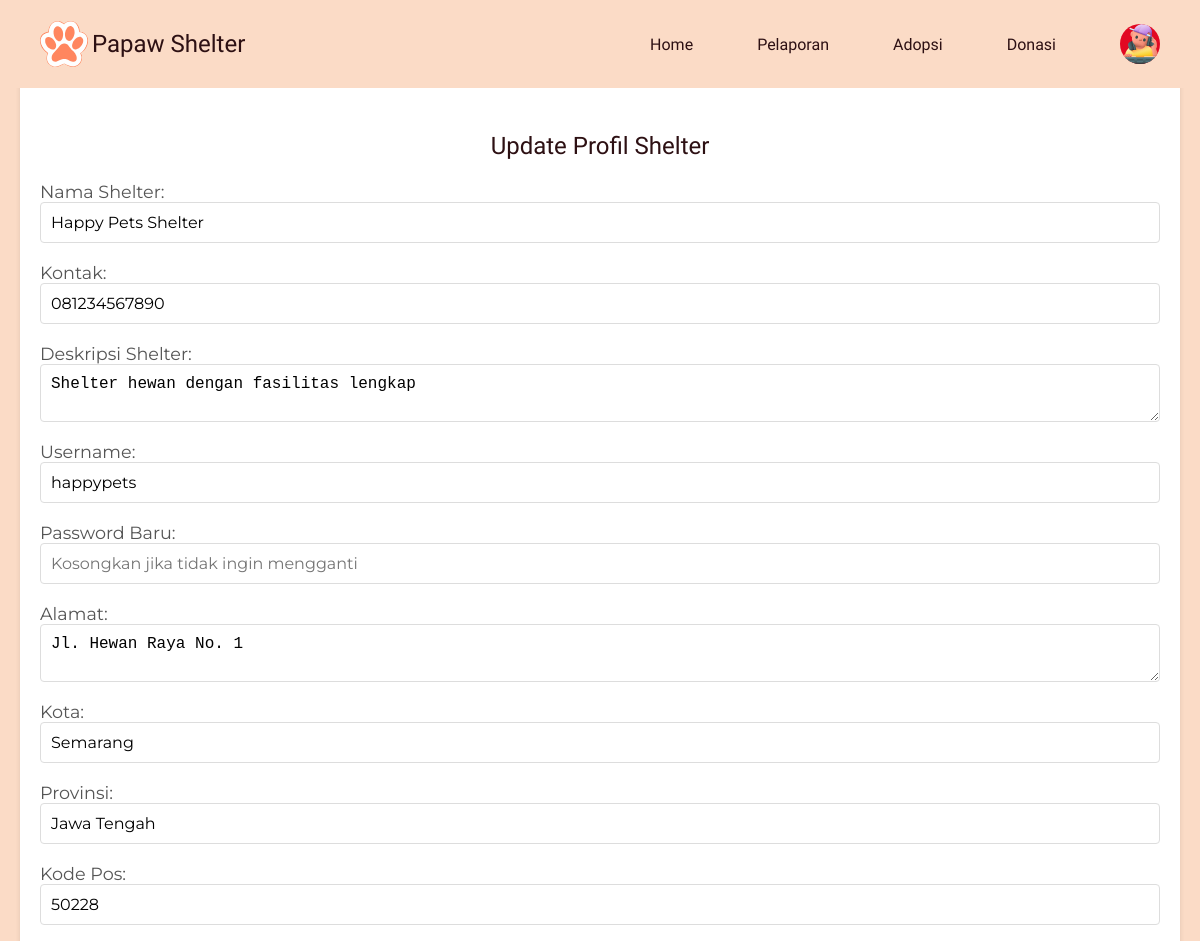
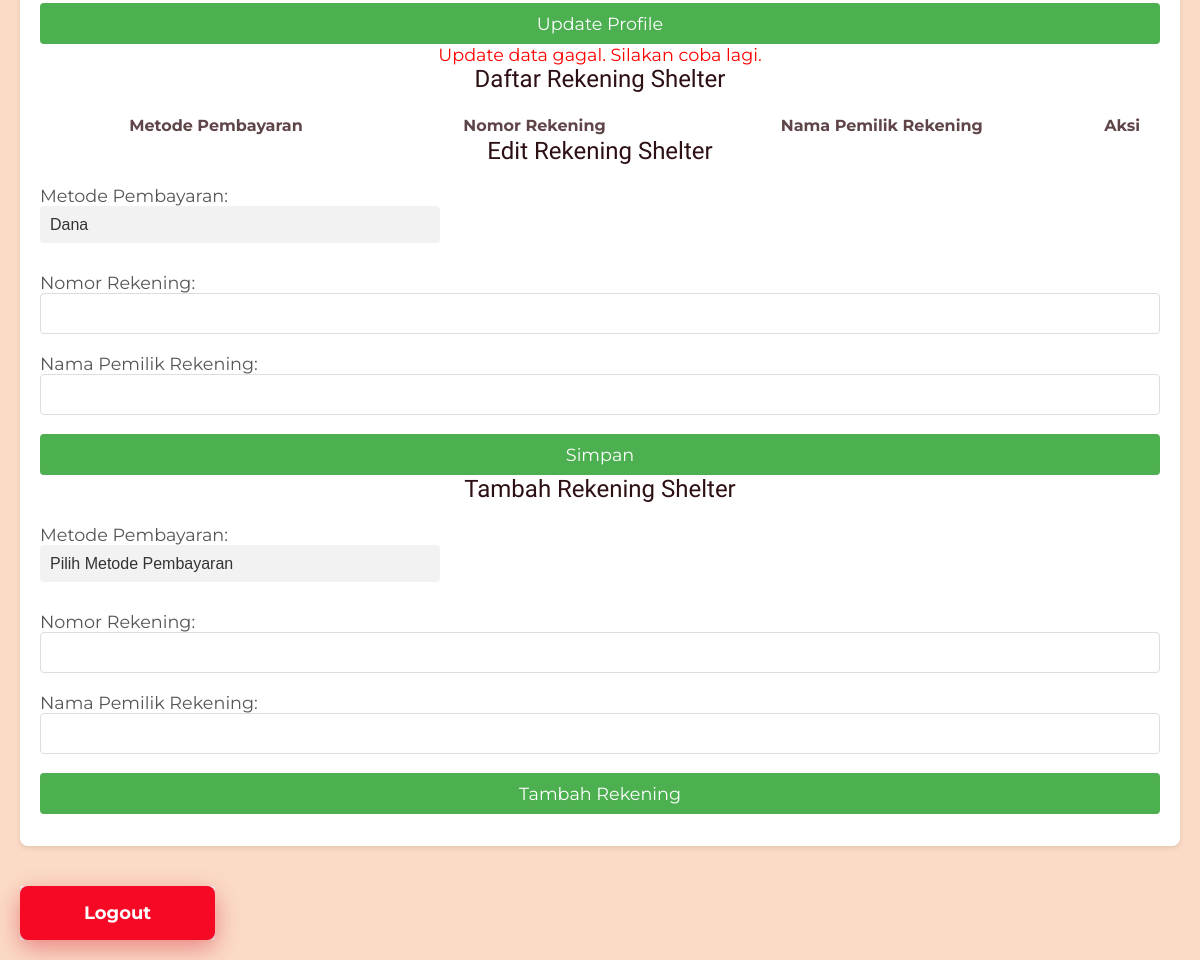
Screenshot of /shelter_profile.php (signed in) with the database file from the repository (2 pictures, top to bottom).
### tables this page shows
CREATE TABLE `shelter` (
  `id_shelter` int(11) NOT NULL,
  `id_alamat` int(11) DEFAULT NULL,
  `id_akun` int(11) DEFAULT NULL,
  `nama_shelter` varchar(100) DEFAULT NULL,
  `kontak` varchar(20) DEFAULT NULL,
  `deskripsi_shelter` text DEFAULT NULL
);

CREATE TABLE `akun` (
  `id_akun` int(11) NOT NULL,
  `username` varchar(50) DEFAULT NULL,
  `password` varchar(100) DEFAULT NULL,
  `role` enum('shelter','user') DEFAULT NULL
);

CREATE TABLE `alamat` (
  `id_alamat` int(11) NOT NULL,
  `alamat` varchar(200) DEFAULT NULL,
  `kota` varchar(50) DEFAULT NULL,
  `provinsi` varchar(50) DEFAULT NULL,
  `kode_pos` varchar(10) DEFAULT NULL
);

### shelter_profile.php (the view, shortened to what this page needs)
<?php
$host = 'localhost';
$dbname = 'papaw';
$username = 'root';
$password = '';
try {
    $pdo = new PDO("mysql:host=$host;dbname=$dbname;charset=utf8", $username, $password);
    $pdo->setAttribute(PDO::ATTR_ERRMODE, PDO::ERRMODE_EXCEPTION);
} catch (PDOException $e) {
    die("Koneksi gagal: " . $e->getMessage());
}
if (isset($_SESSION['user_id'])) {
    $userId = $_SESSION['user_id'];
    $queryShelter = "SELECT s.*, a.username, al.alamat, al.kota, al.provinsi, al.kode_pos
                    FROM shelter s
                    INNER JOIN akun a ON s.id_akun = a.id_akun
                    INNER JOIN alamat al ON s.id_alamat = al.id_alamat
                    WHERE s.id_akun = ?";
    $stmtShelter = $pdo->prepare($queryShelter);
    $stmtShelter->execute([$userId]);
    $shelter = $stmtShelter->fetch(PDO::FETCH_ASSOC);
    $updateSuccess = false;
    $queryRekening = "SELECT rs.*, mp.nama_metode
                      FROM rekening_shelter rs
                      INNER JOIN metode_pembayaran mp ON rs.id_metode = mp.id_metode
                      WHERE rs.id_shelter = ?";
    $stmtRekening = $pdo->prepare($queryRekening);
    $stmtRekening->execute([$shelter['id_shelter']]);
    $rekeningList = $stmtRekening->fetchAll(PDO::FETCH_ASSOC);
}
?>
<!DOCTYPE html>
<html lang="id">
<head>
    <link rel="stylesheet" href="CSS/shelter_profile.css">
</head>
<body>
    <?php require_once('shelter_header.php'); ?>
    <main class="main">
        <section class="shelter_profile section" id="profile">
            <div class="profile_container container">
                <h2>Update Profil Shelter</h2>
                <form method="POST">
                    <label for="nama_shelter">Nama Shelter:</label>
                    <input type="text" name="nama_shelter" value="<?php echo $shelter['nama_shelter']; ?>" required><br>
                    <label for="kontak">Kontak:</label>
                    <input type="text" name="kontak" value="<?php echo $shelter['kontak']; ?>" required><br>
                    <label for="deskripsi_shelter">Deskripsi Shelter:</label>
                    <textarea name="deskripsi_shelter" required><?php echo $shelter['deskripsi_shelter']; ?></textarea><br>
                    <label for="username">Username:</label>
                    <input type="text" name="username" value="<?php echo $shelter['username']; ?>" required><br>
                    <label for="password">Password Baru:</label>
                    <input type="password" name="password" placeholder="Kosongkan jika tidak ingin mengganti"><br>
                    <label for="alamat">Alamat:</label>
                    <textarea name="alamat" required><?php echo $shelter['alamat']; ?></textarea><br>
                    <label for="kota">Kota:</label>
                    <input type="text" name="kota" value="<?php echo $shelter['kota']; ?>" required><br>
                    <label for="provinsi">Provinsi:</label>
                    <input type="text" name="provinsi" value="<?php echo $shelter['provinsi']; ?>" required><br>
                    <label for="kode_pos">Kode Pos:</label>
                    <input type="text" name="kode_pos" value="<?php echo $shelter['kode_pos']; ?>" required><br>
                    <button type="submit" name="update_profile">Update Profile</button>
                    <?php if (isset($updateSuccess)): ?>
                        <?php if ($updateSuccess): ?>
                            <p style="color: green;">Data berhasil diperbarui!</p>
                        <?php else: ?>
                            <p style="color: red;">Update data gagal. Silakan coba lagi.</p>
                        <?php endif; ?>
                    <?php endif; ?>
                </form>
                <h2>Daftar Rekening Shelter</h2>
                <table>
                    <thead>
                        <tr>
                            <th>Metode Pembayaran</th>
                            <th>Nomor Rekening</th>
                            <th>Nama Pemilik Rekening</th>
                            <th>Aksi</th>
                        </tr>
                    </thead>
                        <?php foreach ($rekeningList as $rekening): ?>
                            <tr>
                                <td><?php echo $rekening['nama_metode']; ?></td>
                                <td><?php echo $rekening['nomor_rekening']; ?></td>
                                <td><?php echo isset($rekening['nama_pemilik_rekening']) ? $rekening['nama_pemilik_rekening'] : ''; ?></td>
                                <td>
                                    <form method="POST">
                                        <input type="hidden" name="id_rekening" value="<?php echo $rekening['id_rekening']; ?>">
                                        <button type="submit" name="edit_rekening">Edit</button>
                                        <button type="submit" name="hapus_rekening">Hapus</button>
                                    </form>
                                </td>
                            </tr>
                        <?php endforeach; ?>
                </table>
                <h2>Edit Rekening Shelter</h2>
                <form method="POST" action="edit_rekening.php">
                    <label for="id_metode">Metode Pembayaran:</label>
                    <select name="id_metode" required>
                        <?php
                        $queryMetode = "SELECT * FROM metode_pembayaran";
                        $stmtMetode = $pdo->query($queryMetode);
                        while ($metode = $stmtMetode->fetch(PDO::FETCH_ASSOC)) {
                            $selected = ($metode['id_metode'] == $rekening['id_metode']) ? 'selected' : '';
                            echo '<option value="' . $metode['id_metode'] . '" ' . $selected . '>' . $metode['nama_metode'] . '</option>';
                        }
                        ?>
                    </select><br>
                    <label for="nomor_rekening">Nomor Rekening:</label>
                    <input type="text" name="nomor_rekening" value="<?php echo $rekening['nomor_rekening']; ?>" required><br>
                    <label for="nama_pemilik_rekening">Nama Pemilik Rekening:</label>
                    <input type="text" name="nama_pemilik_rekening" value="<?php echo $rekening['nama_pemilik_rekening']; ?>" required><br>
                    <button type="submit">Simpan</button>
                </form>
                <h2>Tambah Rekening Shelter</h2>
                <form method="POST">
                    <label for="id_metode">Metode Pembayaran:</label>
                    <select name="id_metode" required>
                        <option value="">Pilih Metode Pembayaran</option>
                    </select><br>
                    <label for="nomor_rekening">Nomor Rekening:</label>
                    <input type="text" name="nomor_rekening" required><br>
                    <label for="nama_pemilik_rekening">Nama Pemilik Rekening:</label>
                    <input type="text" name="nama_pemilik_rekening" required><br>
                    <button type="submit" name="tambah_rekening">Tambah Rekening</button>
                </form>
            </div>
        </section>
        <button><a href="logout.php" class="button">Logout</a></button>
    </main>
</body>
</html>

### CSS/shelter_profile.css (style rules this page uses)
:root { --header-height: 3.5rem; --first-color: hsl(353, 93%, 50%); --first-color-alt: hsl(353, 93%, 46%); --first-color-dark: hsl(353, 50%, 15%); --second-color: hsl(52, 98%, 54%); --title-color: hsl(353, 48%, 12%); --text-color: hsl(353, 16%, 32%); --text-color-light: hsl(353, 16%, 48%); --white-color: hsl(24, 86%, 90%); --body-color: hsl(24, 86%, 88%); --container-color: hsl(24, 86%, 92%); --shadow-small-img: drop-shadow(0 4px 16px hsla(353, 100%, 8%, .2)); --shadow-big-img: drop-shadow(0 8px 24px hsla(353, 100%, 8%, .2)); --body-font: "Montserrat", sans-serif; --second-font: "Carter One", system-ui; --biggest-font-size: 2.5rem; --bigger-font-size: 1.5rem; --h1-font-size: 1.5rem; --h2-font-size: 1.25rem; --h3-font-size: 1rem; --normal-font-size: .938rem; --small-font-size: .813rem; --smaller-font-size: .75rem; --font-regular: 400; --font-medium: 500; --font-semi-bold: 600; --z-tooltip: 10; --z-fixed: 100; }
@media screen and (min-width: 1150px) { :root { --biggest-font-size: 4.25rem; --bigger-font-size: 2.5rem; --h1-font-size: 2.25rem; --h2-font-size: 1.5rem; --h3-font-size: 1.25rem; --normal-font-size: 1rem; --small-font-size: .875rem; --smaller-font-size: .813rem; } }
* { margin: 0; padding: 0; box-sizing: border-box; }
body { font-family: 'Arial', sans-serif; }
.main { max-width: 1200px; margin: 0 auto; padding: 20px; }
.section { margin-bottom: 40px; padding: 20px; background-color: white; border-radius: 8px; box-shadow: 0 2px 5px rgba(0, 0, 0, 0.1); }
h2 { color: #333; margin-bottom: 20px; font-size: 1.5em; text-align: center; }
.profile_container { display: flex; flex-direction: column; }
form { display: flex; flex-direction: column; justify-content: center; column-gap: 3rem; }
label { font-size: 1.1em; color: #555; }
input[type="text"], input[type="password"], textarea { padding: 10px; font-size: 1em; border: 1px solid #ddd; border-radius: 4px; width: 100%; box-sizing: border-box; }
button[type="submit"] { padding: 10px 20px; background-color: #4CAF50; color: white; border: none; border-radius: 4px; cursor: pointer; font-size: 1.1em; }
button .button { display: inline-flex; width: 100%; padding: 1rem 4rem; background-color: var(--first-color); color: #fff; font-size: 18px; font-weight: bold; border: none; border-radius: 8px; cursor: pointer; box-shadow: 0 8px 24px hsla(353, 100%, 40%, .4); transition: background-color 0.3s ease; }
p { font-size: 1.1em; text-align: center; }
p[style*="color: red"] { color: #f44336; }
select { appearance: none; -webkit-appearance: none; -moz-appearance: none; background-color: #f2f2f2; border: none; border-radius: 4px; padding: 10px; font-size: 16px; color: #333; width: 100%; max-width: 400px; margin-bottom: 10px; cursor: pointer; }
option { background-color: #fff; color: #333; }
@media (min-width: 768px) { form input[type="text"], form textarea { width: 100%; } }

### rows the page displays
shelter: nama_shelter "Happy Pets Shelter", kontak "081234567890", deskripsi_shelter "Shelter hewan dengan fasilitas lengkap", username "happypets", alamat "Jl. Hewan Raya No. 1", kota "Semarang", provinsi "Jawa Tengah", kode_pos "50228"

### other values shown
form field id_metode "Dana"
